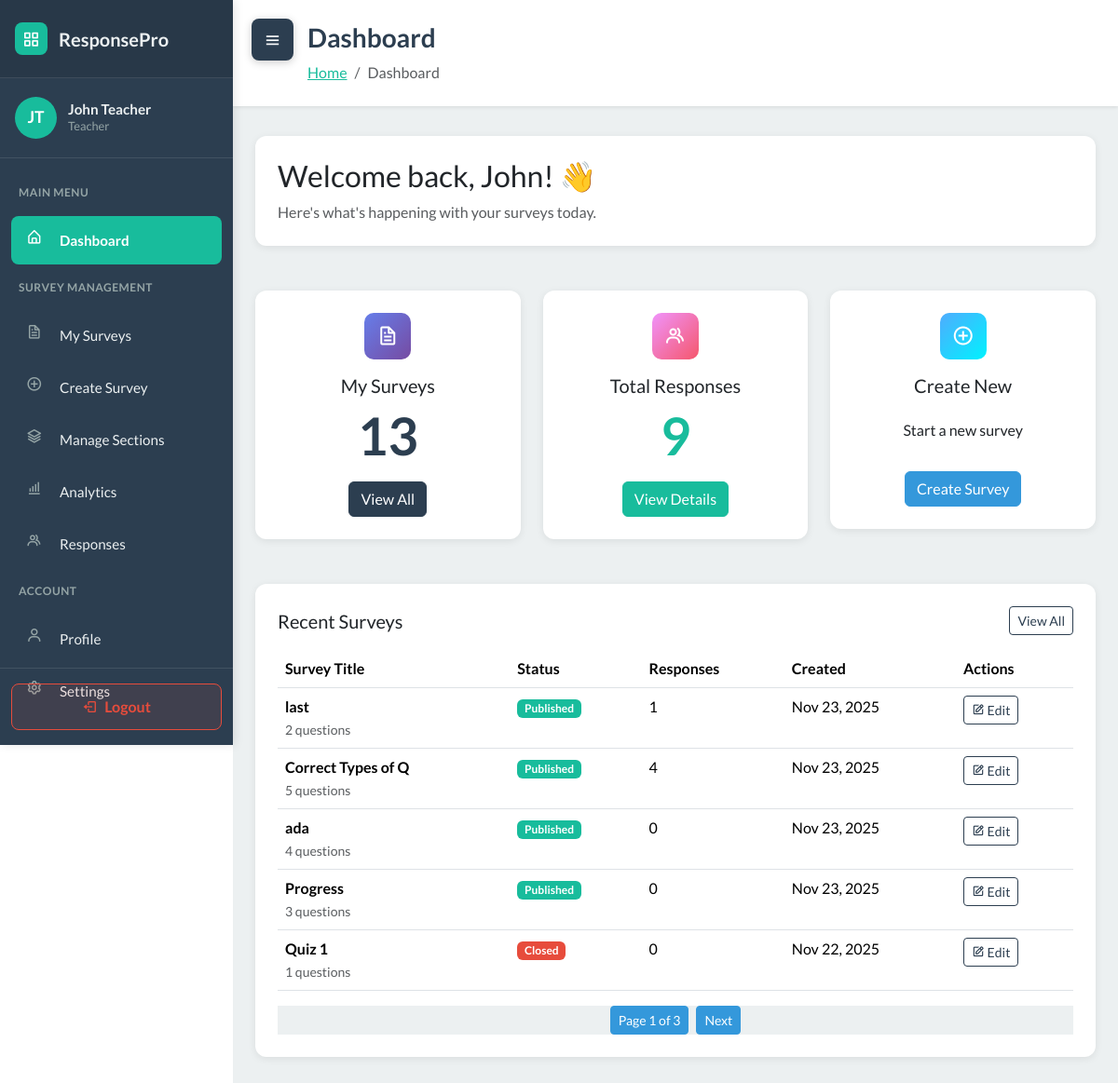
The app's page /dashboard/ (signed in), older data.
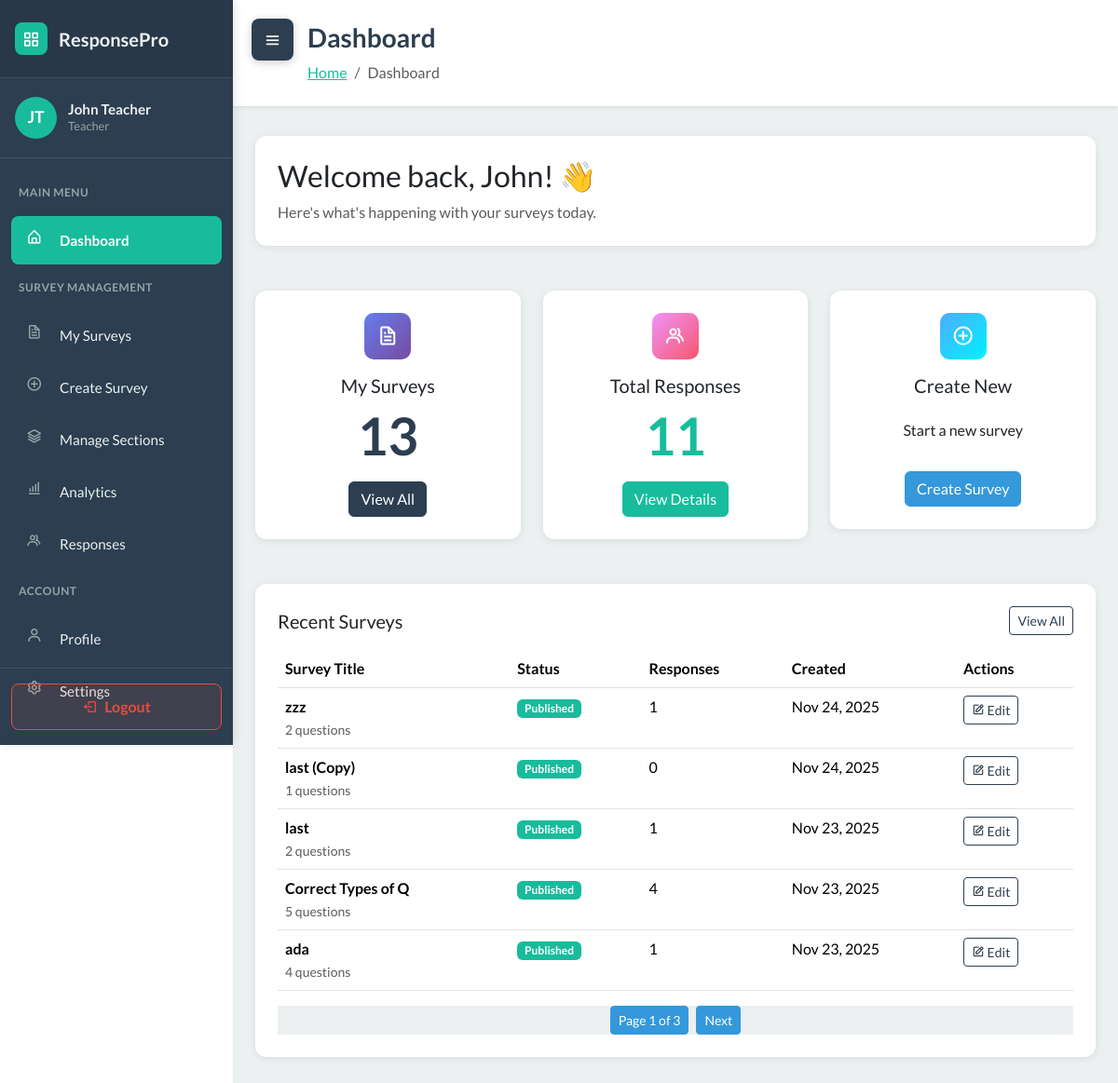
The same page, newer data.
### WebSurvey/models.py (models this page shows, shortened)
class Survey(models.Model):
    STATUS_CHOICES = [
        ('draft', 'Draft'),
        ('published', 'Published'),
        ('closed', 'Closed'),
    ]
    title = models.CharField(max_length=255)
    description = models.TextField(blank=True)
    teacher = models.ForeignKey(User, on_delete=models.CASCADE, related_name='surveys')
    sections = models.ManyToManyField(Section, blank=True, related_name='surveys')
    status = models.CharField(max_length=20, choices=STATUS_CHOICES, default='draft')
    total_points = models.IntegerField(default=0)
    time_limit = models.IntegerField(null=True, blank=True, help_text="Time limit in minutes")
    due_date = models.DateTimeField(null=True, blank=True)
    created_at = models.DateTimeField(auto_now_add=True)
    updated_at = models.DateTimeField(auto_now=True)
    class Meta:
        ordering = ['-created_at']

### WebSurvey/views.py (the view)
# urls.py: path('dashboard/', views.dashboardPage, name='dashboard'),
@login_required
def dashboardPage(request):
    auto_close_due_surveys()
    user = request.user
    context = {
        'user': user,
        'role': user.role
    }
    if user.role == 'teacher':
        from django.db.models import Count, Q
        all_teacher_surveys = user.surveys.annotate(
            submitted_response_count=Count('responses', filter=Q(responses__is_submitted=True))
        ).prefetch_related('questions').order_by('-created_at')
        page_number = request.GET.get('page', 1)
        paginator = Paginator(all_teacher_surveys, 5)
        teacher_surveys_page = paginator.get_page(page_number)
        context.update({
            'teacher_survey_count': user.surveys.count(),
            'teacher_response_count': StudentResponse.objects.filter(survey__teacher=user, is_submitted=True).count(),
            'teacher_surveys_page': teacher_surveys_page
        })
    else:
        context.update(_get_student_survey_data(user))
    return render(request, 'dashboard.html', context)

### WebSurvey/services.py (called while the page is built)
def auto_close_due_surveys():
    now = timezone.now()
    overdue_ids = []
    for survey in Survey.objects.filter(status='published', due_date__isnull=False):
        due = survey.due_date
        if due is None:
            continue
        if timezone.is_naive(due):
            due = timezone.make_aware(due, timezone.get_current_timezone())
        if due <= now:
            overdue_ids.append(survey.id)
    if overdue_ids:
        Survey.objects.filter(id__in=overdue_ids).update(status='closed')
    return now

### WebSurvey/templates/dashboard.html (shortened to what the changed rows need)
<!DOCTYPE html>
{% load static %}
<html data-bs-theme="light" lang="en">
<head>
    <link rel="stylesheet" href="https://cdn.jsdelivr.net/npm/bootswatch@5.3.6/dist/flatly/bootstrap.min.css">
    <link rel="stylesheet" href="https://cdn.jsdelivr.net/npm/boxicons@latest/css/boxicons.min.css">
    <link rel="stylesheet" href="https://cdnjs.cloudflare.com/ajax/libs/font-awesome/4.7.0/css/font-awesome.min.css">
    <link rel="stylesheet" href="{% static 'css/dashboard-sidebar.css' %}">
    <link rel="stylesheet" href="{% static 'css/bss-overrides.css' %}">
</head>
<body>
    <main class="dashboard-content" id="mainContent">
        {% block content %}
        <div class="content-header">
            <h1>Dashboard</h1>
        </div>
        <div class="container-fluid px-4 pb-5">
            {% if user.role == 'teacher' %}
            <div class="row">
                <div class="col-md-4 mb-4">
                    <div class="dashboard-card text-center">
                        <div class="card-icon mx-auto" style="background: linear-gradient(135deg, #667eea 0%, #764ba2 100%); color: white;">
                            <i class="bx bx-file"></i>
                        </div>
                        <h5 class="card-title mb-2">My Surveys</h5>
                        <p class="display-4 mb-3 fw-bold text-primary">{{ teacher_survey_count|default:0 }}</p>
                        <a href="{% url 'survey_list' %}" class="btn btn-primary">View All</a>
                    </div>
                </div>
                <div class="col-md-4 mb-4">
                    <div class="dashboard-card text-center">
                        <div class="card-icon mx-auto" style="background: linear-gradient(135deg, #f093fb 0%, #f5576c 100%); color: white;">
                            <i class="bx bx-group"></i>
                        </div>
                        <h5 class="card-title mb-2">Total Responses</h5>
                        <p class="display-4 mb-3 fw-bold text-success">{{ teacher_response_count|default:0 }}</p>
                        <a href="{% url 'response_management' %}" class="btn btn-success">View Details</a>
                    </div>
                </div>
                <div class="col-md-4 mb-4">
                    <div class="dashboard-card text-center">
                        <div class="card-icon mx-auto" style="background: linear-gradient(135deg, #4facfe 0%, #00f2fe 100%); color: white;">
                            <i class="bx bx-plus-circle"></i>
                        </div>
                        <h5 class="card-title mb-2">Create New</h5>
                        <p class="mb-3" style="height: 3.5rem; display: flex; align-items: center; justify-content: center;">Start a new survey</p>
                        <a href="{% url 'survey_create' %}" class="btn btn-info">Create Survey</a>
                    </div>
                </div>
            </div>
            <div class="row">
                <div class="col-12">
                    <div class="dashboard-card">
                        <div class="d-flex justify-content-between align-items-center mb-3">
                            <h5 class="mb-0">Recent Surveys</h5>
                            <a href="{% url 'survey_list' %}" class="btn btn-sm btn-outline-primary">View All</a>
                        </div>
                        <div class="table-responsive">
                            <table class="table table-hover">
                                <thead>
                                    <tr>
                                        <th>Survey Title</th>
                                        <th>Status</th>
                                        <th>Responses</th>
                                        <th>Created</th>
                                        <th>Actions</th>
                                    </tr>
                                </thead>
                                <tbody>
                                    {% if teacher_surveys_page %}
                                        {% for survey in teacher_surveys_page %}
                                        <tr>
                                            <td>
                                                <strong>{{ survey.title }}</strong>
                                                <br>
                                                <small class="text-muted">{{ survey.questions.count }} questions</small>
                                            </td>
                                            <td>
                                                <span class="badge
                                                    {% if survey.status == 'published' %}bg-success
                                                    {% elif survey.status == 'draft' %}bg-secondary
                                                    {% else %}bg-danger{% endif %}">
                                                    {{ survey.get_status_display }}
                                                </span>
                                            </td>
                                            <td>{{ survey.submitted_response_count }}</td>
                                            <td>{{ survey.created_at|date:"M d, Y" }}</td>
                                            <td>
                                                <a href="{% url 'survey_edit' survey.id %}" class="btn btn-sm btn-outline-primary">
                                                    <i class="bx bx-edit"></i> Edit
                                                </a>
                                            </td>
                                        </tr>
                                        {% endfor %}
                                    {% endif %}
                                </tbody>
                            </table>
                        </div>
                        {% if teacher_surveys_page.has_other_pages %}
                        <div class="card-footer bg-light">
                            <div class="d-flex justify-content-center align-items-center gap-2">
                                <span class="btn btn-sm btn-info text-white">
                                    Page {{ teacher_surveys_page.number }} of {{ teacher_surveys_page.paginator.num_pages }}
                                </span>
                                {% if teacher_surveys_page.has_next %}
                                <a href="?page={{ teacher_surveys_page.next_page_number }}"
                                   class="btn btn-sm btn-info text-white">
                                    Next
                                </a>
                                {% endif %}
                            </div>
                        </div>
                        {% endif %}
                    </div>
                </div>
            </div>
            {% endif %}
        </div>
        {% endblock %}
    </main>
</body>
</html>

Row changes from the older to the newer data that the page shows:
no longer on this page (row unchanged): Survey: title "Progress", questions.count "3", status "Published", submitted_response_count "0", created_at "Nov 23, 2025"
no longer on this page (row unchanged): Survey: title "Quiz 1", questions.count "1", status "Closed", submitted_response_count "0", created_at "Nov 22, 2025"
added Survey: title "zzz", questions.count "2", status "Published", submitted_response_count "1", created_at "Nov 24, 2025"
added Survey: title "last (Copy)", questions.count "1", status "Published", submitted_response_count "0", created_at "Nov 24, 2025"
computed for Survey "ada": submitted_response_count "0" → "1"
Text that changed along with them:
{{ teacher_response_count|default:0 }}: "9" → "11"
